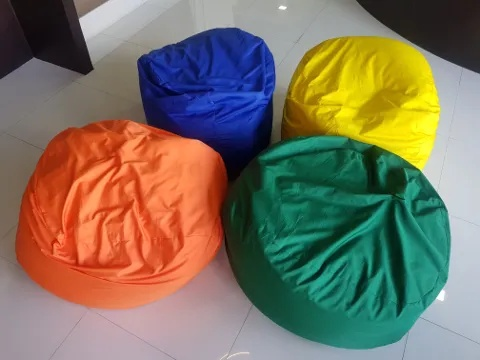
#> input picture object_segmentation/color/images/bean_bags.jpg, 480 x 360 px
$ jupyter execute hsv_color_segmentation.ipynb
#> lines starting #> are read from the running program, lines starting #| are printed output that depends on the picture; after the words box and inside, x2 and y2 are one past the last pixel; in counts of white or black regions, pixels touching at a corner belong together
# Image Color Segmentation with HSV Color Space

[cell 1]
from skimage.io import imread, imshow
from skimage.color import rgb2hsv
import matplotlib.pyplot as plt
import numpy as np

[cell 2]
# bags will be RGB color space
bags = imread("./images/bean_bags.jpg")
#> bags is the input picture: shape (360, 480, 3); mean R, G, B 124.3, 115.2, 95.7

bags_hsv = rgb2hsv(bags)
#> bags_hsv: shape (360, 480, 3) float64; mean of channels 0, 1, 2 0.392, 0.52, 0.593

fig, ax = plt.subplots(1, 3, figsize=(12,4))
ax[0].imshow(bags_hsv[:,:,0], cmap='gray')
ax[0].set_title('Hue')
ax[1].imshow(bags_hsv[:,:,1], cmap='gray')
ax[1].set_title('Saturation')
ax[2].imshow(bags_hsv[:,:,2], cmap='gray')
ax[2].set_title('Value');
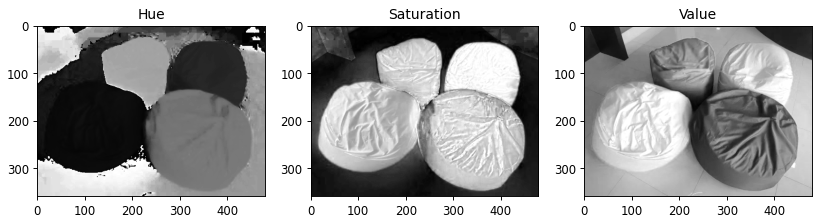
#> figure drawn by matplotlib, 3 panels

[cell 3]
# All the value ranges will be [0, 1]
fig, ax = plt.subplots(1, 3, figsize=(15, 5))
ax[0].imshow(bags_hsv[:,:,0],cmap='hsv')
ax[0].set_title('hue')
ax[1].imshow(bags_hsv[:,:,1],cmap='hsv')
ax[1].set_title('Saturation')
ax[2].imshow(bags_hsv[:,:,2],cmap='hsv')
ax[2].set_title('value')
fig.colorbar(imshow(bags_hsv[:,:,0],cmap='hsv'))
fig.tight_layout()

Before implementing the code, let us first set up our thresholds for the masks:

- Lower Mask (refer to the hue channel)
- Upper Mask (refer to the hue channel)
- Saturation Mask (refer to the saturation channel)

[cell 4]
#refer to hue channel (in the colorbar)
lower_mask = bags_hsv[:,:,0] > 0.6
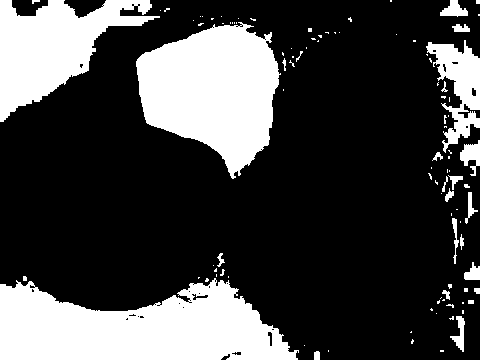
#> lower_mask: shape (360, 480) bool; 26.8% white; 103 white regions (78 under 20 px), largest, box (x1, y1, x2, y2) and area: (0, 278, 299, 360) 17062, (136, 22, 281, 179) 14675, (0, 0, 160, 122) 9250
#refer to hue channel (in the colorbar)
upper_mask = bags_hsv[:,:,0] < 0.7
#> upper_mask: shape (360, 480) bool; 85.5% white; 58 black regions (48 under 20 px), largest, box (x1, y1, x2, y2) and area: (0, 278, 259, 360) 15629, (0, 0, 93, 122) 7411, (141, 100, 242, 179) 643
#refer to transparency channel (in the colorbar)
saturation_mask = bags_hsv[:,:,1] > 0.3
#> saturation_mask: shape (360, 480) bool; 59.8% white; 16 black regions (12 under 20 px), largest, box (x1, y1, x2, y2) and area: (0, 0, 480, 360) 69194, (240, 158, 256, 177) 120, (476, 0, 480, 6) 24, (16, 28, 23, 32) 21

mask = upper_mask*lower_mask*saturation_mask
#> mask: shape (360, 480) bool; 7.8% white; 2 white regions (1 under 20 px), largest, box (x1, y1, x2, y2) and area: (137, 28, 276, 168) 13510
red = bags[:,:,0]*mask
green = bags[:,:,1]*mask
blue = bags[:,:,2]*mask
bags_masked = np.dstack((red,green,blue))
imshow(bags_masked)

[cell 5]
#refer to hue channel (in the colorbar)
lower_mask = bags_hsv[:,:,0] > 0.1
#> lower_mask: shape (360, 480) bool; 73.1% white; 108 black regions (88 under 20 px), largest, box (x1, y1, x2, y2) and area: (0, 58, 251, 311) 41366, (368, 0, 480, 58) 3168, (64, 0, 106, 18) 441
#refer to hue channel (in the colorbar)
upper_mask = bags_hsv[:,:,0] < 0.2
#> upper_mask: shape (360, 480) bool; 40% white; 39 white regions (29 under 20 px), largest, box (x1, y1, x2, y2) and area: (0, 16, 251, 311) 47044, (269, 0, 480, 175) 21000, (64, 0, 106, 18) 443
#refer to transparency channel (in the colorbar)
saturation_mask = bags_hsv[:,:,1] > 0.6
#> saturation_mask: shape (360, 480) bool; 54.9% white; 79 black regions (71 under 20 px), largest, box (x1, y1, x2, y2) and area: (0, 0, 480, 360) 77415, (188, 139, 214, 151) 91, (350, 140, 372, 148) 60

mask = upper_mask*lower_mask*saturation_mask
#> mask: shape (360, 480) bool; 8.4% white; 7 white regions (6 under 20 px), largest, box (x1, y1, x2, y2) and area: (281, 36, 440, 169) 14544
red = bags[:,:,0]*mask
green = bags[:,:,1]*mask
blue = bags[:,:,2]*mask
bags_masked = np.dstack((red,green,blue))
imshow(bags_masked)

[cell 6]
#refer to hue channel (in the colorbar)
lower_mask = bags_hsv[:,:,0] > 0.0
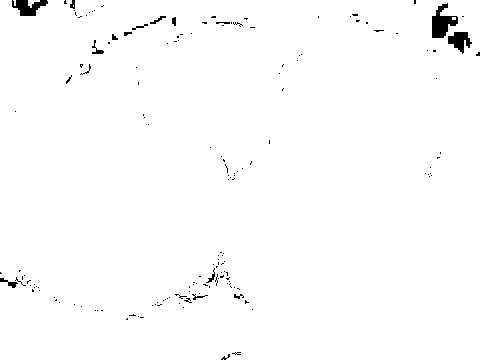
#> lower_mask: shape (360, 480) bool; 98.8% white; 161 black regions (144 under 20 px), largest, box (x1, y1, x2, y2) and area: (432, 3, 458, 38) 488, (12, 0, 48, 16) 341, (448, 32, 472, 54) 299
#refer to hue channel (in the colorbar)
upper_mask = bags_hsv[:,:,0] < 0.09
#> upper_mask: shape (360, 480) bool; 25.6% white; 111 white regions (91 under 20 px), largest, box (x1, y1, x2, y2) and area: (0, 58, 251, 311) 39116, (368, 0, 480, 58) 3168, (64, 0, 106, 18) 441
#refer to transparency channel (in the colorbar)
saturation_mask = bags_hsv[:,:,1] > 0.4
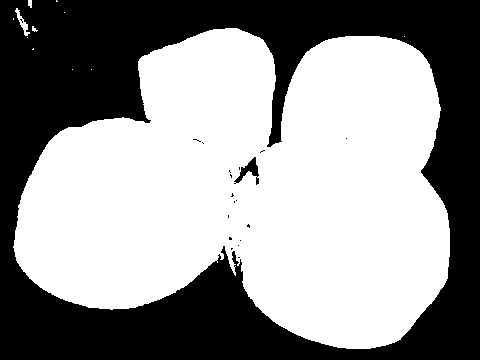
#> saturation_mask: shape (360, 480) bool; 57.8% white; 20 black regions (18 under 20 px), largest, box (x1, y1, x2, y2) and area: (0, 0, 480, 360) 72685, (234, 157, 259, 185) 254

mask = upper_mask*lower_mask*saturation_mask
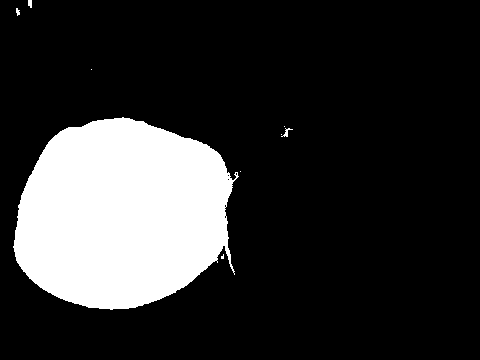
#> mask: shape (360, 480) bool; 19.1% white; 9 white regions (5 under 20 px), largest, box (x1, y1, x2, y2) and area: (13, 117, 239, 310) 32926, (281, 128, 293, 137) 35, (28, 0, 32, 8) 28, (16, 8, 20, 16) 22
red = bags[:,:,0]*mask
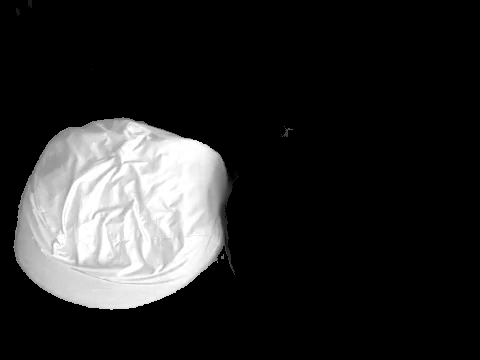
#> red: shape (360, 480); min 0, max 255, mean 40.6
green = bags[:,:,1]*mask
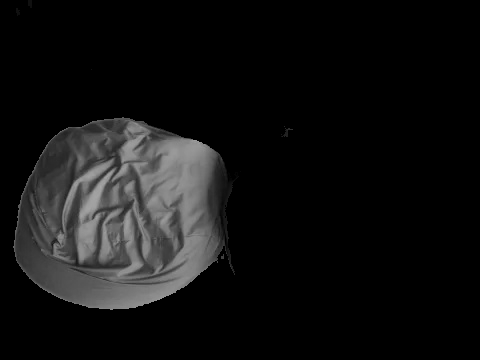
#> green: shape (360, 480); min 0, max 167, mean 17.6
blue = bags[:,:,2]*mask
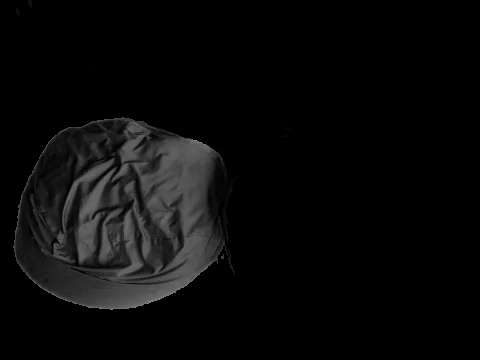
#> blue: shape (360, 480); min 0, max 136, mean 9.7
bags_masked = np.dstack((red,green,blue))
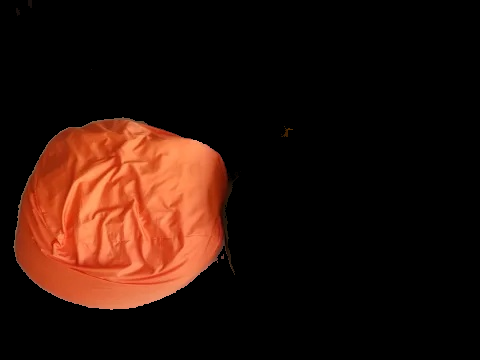
#> bags_masked: shape (360, 480, 3); mean R, G, B 40.6, 17.6, 9.7
imshow(bags_masked)

[cell 7]
#refer to hue channel (in the colorbar)
lower_mask = bags_hsv[:,:,0] > 0.0
#refer to hue channel (in the colorbar)
upper_mask = bags_hsv[:,:,0] < 0.09
#refer to transparency channel (in the colorbar)
saturation_mask = bags_hsv[:,:,1] > 0.4

mask = upper_mask*lower_mask*saturation_mask
red = bags[:,:,0]*mask
green = bags[:,:,1]*mask
blue = bags[:,:,2]*mask
bags_masked = np.dstack((red,green,blue))
imshow(bags_masked)

## OpenCV

- OpenCV read image as BGR format.
- OpenCV color space conversion will convert the HSV to [0, 255] range

[cell 8]
import cv2

bags = cv2.imread("./images/bean_bags.jpg")
bags_rgb = cv2.cvtColor(bags, cv2.COLOR_BGR2RGB)
plt.imshow(bags_rgb)

[cell 9]
bags_hsv = cv2.cvtColor(bags, cv2.COLOR_BGR2HSV)
#> bags_hsv: shape (360, 480, 3); mean H, S, V 70.6, 132.5, 151.1

fig, ax = plt.subplots(1, 3, figsize=(12,4))
ax[0].imshow(bags_hsv[:,:,0], cmap='gray')
ax[0].set_title('Hue')
ax[1].imshow(bags_hsv[:,:,1], cmap='gray')
ax[1].set_title('Saturation')
ax[2].imshow(bags_hsv[:,:,2], cmap='gray')
ax[2].set_title('Value');

[cell 10]
fig, ax = plt.subplots(1, 3, figsize=(15, 5))
ax[0].imshow(bags_hsv[:,:,0],cmap='hsv')
ax[0].set_title('hue')
ax[1].imshow(bags_hsv[:,:,1],cmap='hsv')
ax[1].set_title('transparency')
ax[2].imshow(bags_hsv[:,:,2],cmap='hsv')
ax[2].set_title('value')
fig.colorbar(imshow(bags_hsv[:,:,0],cmap='hsv'))
fig.tight_layout()
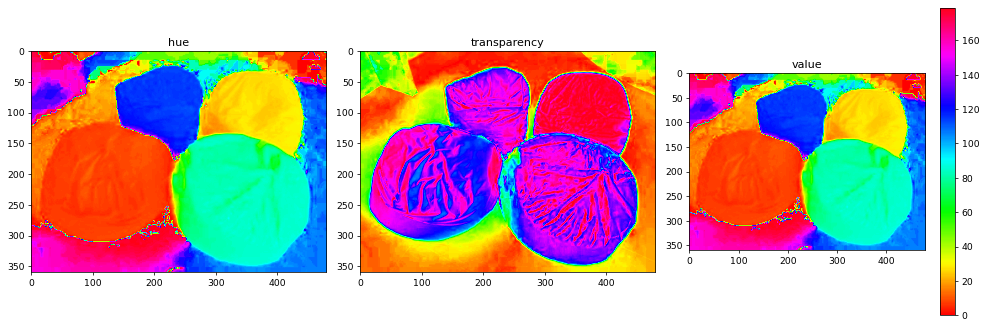
#> figure drawn by matplotlib, 4 panels

$ run again, with object_segmentation/color/images/1_Xg1xaYJ8XVfI28LNBrImyw_0.webp saved as object_segmentation/color/images/bean_bags.jpg
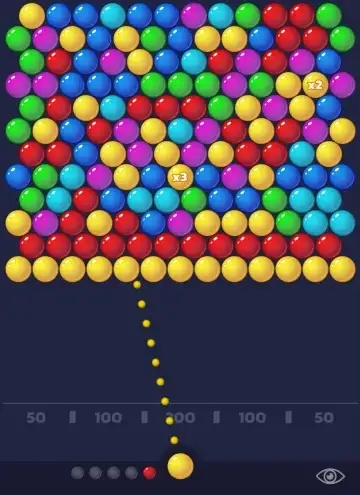
#> input picture object_segmentation/color/images/1_Xg1xaYJ8XVfI28LNBrImyw_0.webp, 360 x 495 px
#> bags is the input picture: shape (495, 360, 3); mean R, G, B 80.8, 74.8, 84.2
#> `lower_mask = bags_hsv[:,:,0] > 0.6`:
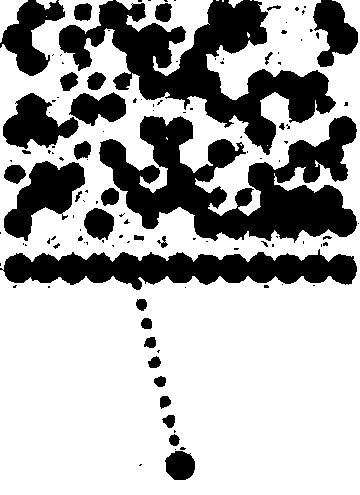
#> lower_mask: shape (495, 360) bool; 68.3% white; 121 black regions (88 under 20 px), largest, box (x1, y1, x2, y2) and area: (99, 116, 357, 243) 16746, (59, 0, 336, 155) 15172, (0, 249, 357, 290) 8910
#> `[cell 10] fig, ax = plt.subplots(1, 3, figsize=(15, 5)) ax[0].imshow(b..`:
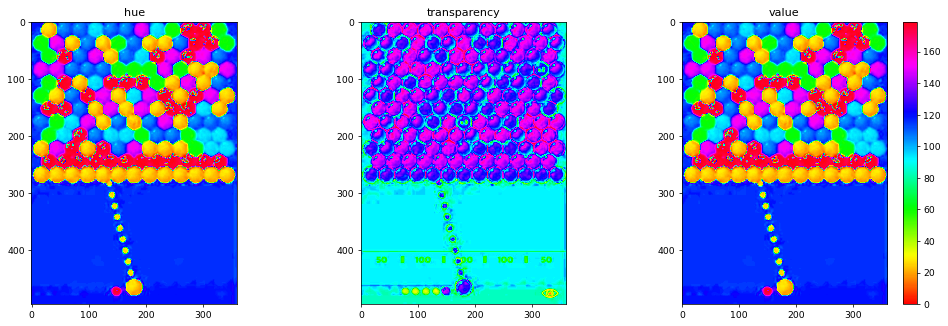
#> figure drawn by matplotlib, 4 panels
